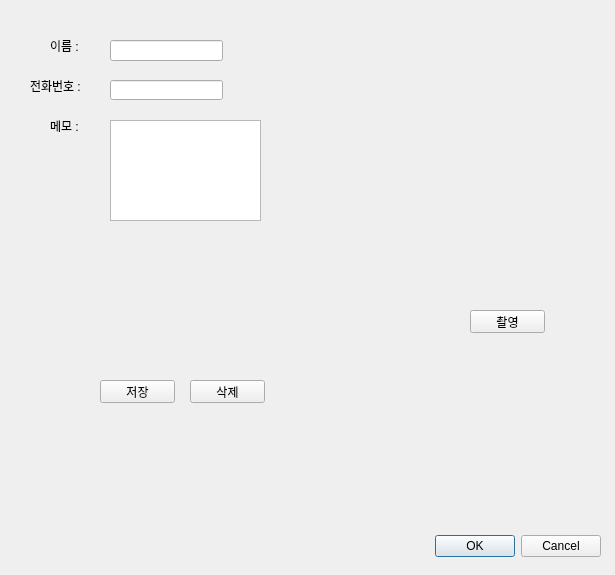
<?xml version="1.0" encoding="UTF-8"?>
<ui version="4.0">
 <class>Dialog</class>
 <widget class="QDialog" name="Dialog">
  <property name="enabled">
   <bool>true</bool>
  </property>
  <property name="geometry">
   <rect>
    <x>0</x>
    <y>0</y>
    <width>615</width>
    <height>575</height>
   </rect>
  </property>
  <property name="mouseTracking">
   <bool>false</bool>
  </property>
  <property name="windowTitle">
   <string>GUI 프로그램 만들기</string>
  </property>
  <property name="autoFillBackground">
   <bool>false</bool>
  </property>
  <property name="modal">
   <bool>false</bool>
  </property>
  <widget class="QDialogButtonBox" name="buttonBox">
   <property name="geometry">
    <rect>
     <x>260</x>
     <y>530</y>
     <width>341</width>
     <height>32</height>
    </rect>
   </property>
   <property name="orientation">
    <enum>Qt::Horizontal</enum>
   </property>
   <property name="standardButtons">
    <set>QDialogButtonBox::Cancel|QDialogButtonBox::Ok</set>
   </property>
  </widget>
  <widget class="QLineEdit" name="lineEdit_name">
   <property name="geometry">
    <rect>
     <x>110</x>
     <y>40</y>
     <width>113</width>
     <height>21</height>
    </rect>
   </property>
  </widget>
  <widget class="QLineEdit" name="lineEdit_phonenumber">
   <property name="geometry">
    <rect>
     <x>110</x>
     <y>80</y>
     <width>113</width>
     <height>20</height>
    </rect>
   </property>
  </widget>
  <widget class="QPushButton" name="btnSave">
   <property name="geometry">
    <rect>
     <x>100</x>
     <y>380</y>
     <width>75</width>
     <height>23</height>
    </rect>
   </property>
   <property name="text">
    <string>저장</string>
   </property>
  </widget>
  <widget class="QPushButton" name="btnDel">
   <property name="geometry">
    <rect>
     <x>190</x>
     <y>380</y>
     <width>75</width>
     <height>23</height>
    </rect>
   </property>
   <property name="text">
    <string>삭제</string>
   </property>
  </widget>
  <widget class="QLabel" name="label_name">
   <property name="geometry">
    <rect>
     <x>50</x>
     <y>40</y>
     <width>56</width>
     <height>12</height>
    </rect>
   </property>
   <property name="text">
    <string>이름 :</string>
   </property>
  </widget>
  <widget class="QLabel" name="label_phone">
   <property name="geometry">
    <rect>
     <x>30</x>
     <y>80</y>
     <width>56</width>
     <height>12</height>
    </rect>
   </property>
   <property name="text">
    <string>전화번호 :</string>
   </property>
  </widget>
  <widget class="QLabel" name="text_recommand">
   <property name="geometry">
    <rect>
     <x>50</x>
     <y>120</y>
     <width>56</width>
     <height>12</height>
    </rect>
   </property>
   <property name="text">
    <string>메모 :</string>
   </property>
  </widget>
  <widget class="QTextEdit" name="textEdit_recommand">
   <property name="geometry">
    <rect>
     <x>110</x>
     <y>120</y>
     <width>151</width>
     <height>101</height>
    </rect>
   </property>
   <property name="tabChangesFocus">
    <bool>false</bool>
   </property>
   <property name="overwriteMode">
    <bool>false</bool>
   </property>
  </widget>
  <widget class="QPushButton" name="camera">
   <property name="geometry">
    <rect>
     <x>470</x>
     <y>310</y>
     <width>75</width>
     <height>23</height>
    </rect>
   </property>
   <property name="text">
    <string>촬영</string>
   </property>
  </widget>
  <widget class="QLabel" name="label_photo">
   <property name="geometry">
    <rect>
     <x>110</x>
     <y>230</y>
     <width>151</width>
     <height>121</height>
    </rect>
   </property>
   <property name="text">
    <string/>
   </property>
   <property name="pixmap">
    <pixmap>../../Users/Administrator/Downloads/......jpg</pixmap>
   </property>
   <property name="scaledContents">
    <bool>true</bool>
   </property>
  </widget>
  <widget class="QLabel" name="label_wepcam">
   <property name="geometry">
    <rect>
     <x>300</x>
     <y>150</y>
     <width>161</width>
     <height>181</height>
    </rect>
   </property>
   <property name="text">
    <string/>
   </property>
  </widget>
 </widget>
 <resources/>
 <connections>
  <connection>
   <sender>buttonBox</sender>
   <signal>accepted()</signal>
   <receiver>Dialog</receiver>
   <slot>accept()</slot>
   <hints>
    <hint type="sourcelabel">
     <x>248</x>
     <y>254</y>
    </hint>
    <hint type="destinationlabel">
     <x>157</x>
     <y>274</y>
    </hint>
   </hints>
  </connection>
  <connection>
   <sender>buttonBox</sender>
   <signal>rejected()</signal>
   <receiver>Dialog</receiver>
   <slot>reject()</slot>
   <hints>
    <hint type="sourcelabel">
     <x>316</x>
     <y>260</y>
    </hint>
    <hint type="destinationlabel">
     <x>286</x>
     <y>274</y>
    </hint>
   </hints>
  </connection>
 </connections>
</ui>
